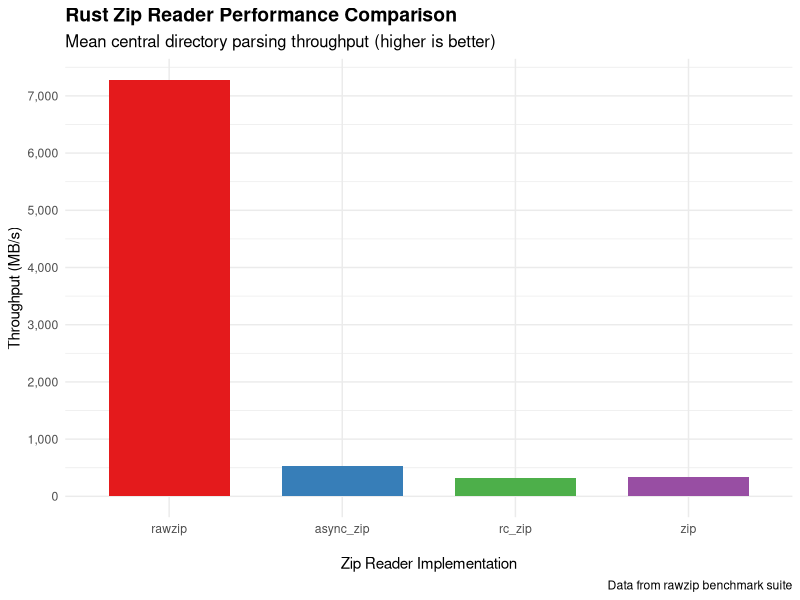
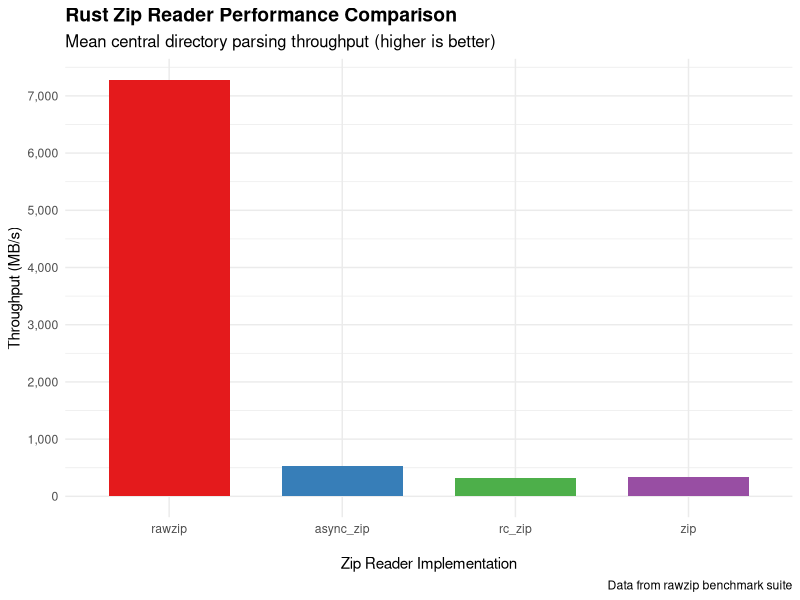

Reproduce these figures in R, in order.
library(scales)
library(tidyverse)
library(readr)
library(RColorBrewer)

df <- read_csv("./rawzip-benchmark-data.csv")

function_names <- c("rawzip", "async_zip", "rc_zip", "zip")

# Calculate throughput in MB/s (bytes per nanosecond * 1000 to get MB/s)
df <- df %>%
  mutate(
    fn = `function`,
    throughput_mbps = (throughput_num / 1e6) / (sample_measured_value / iteration_count / 1e9),
    is_rawzip = fn == "rawzip",
    # Create a factor for consistent ordering in legend
    fn_factor = factor(fn, levels = function_names)
  )

# Define colors for each zip reader using RColorBrewer Set1 palette
pal <- brewer.pal(4, "Set1")
colors <- setNames(pal, function_names)

# Calculate mean throughput by implementation
mean_throughput <- df %>%
  group_by(fn_factor) %>%
  summarise(mean_throughput_mbps = mean(throughput_mbps), .groups = 'drop')

p <- ggplot(mean_throughput, aes(x = fn_factor, y = mean_throughput_mbps, fill = fn_factor)) +
  geom_col(width = 0.7) +
  # Color scale
  scale_fill_manual(values = colors, guide = "none") +
  # Axis formatting
  scale_y_continuous(
    "Throughput (MB/s)", 
    breaks = pretty_breaks(8),
    labels = comma_format()
  ) +
  scale_x_discrete("Zip Reader Implementation") +
  # Theme and labels
  theme_minimal() +
  theme(
    plot.title = element_text(size = 14, face = "bold"),
    plot.subtitle = element_text(size = 12),
    axis.title.x = element_text(margin = margin(t = 15))
  ) +
  labs(
    title = "Rust Zip Reader Performance Comparison",
    subtitle = "Mean central directory parsing throughput (higher is better)",
    caption = "Data from rawzip benchmark suite"
  )
print(p)
ggsave('rawzip-performance-comparison.png', plot = p, width = 8, height = 5, dpi = 150)
